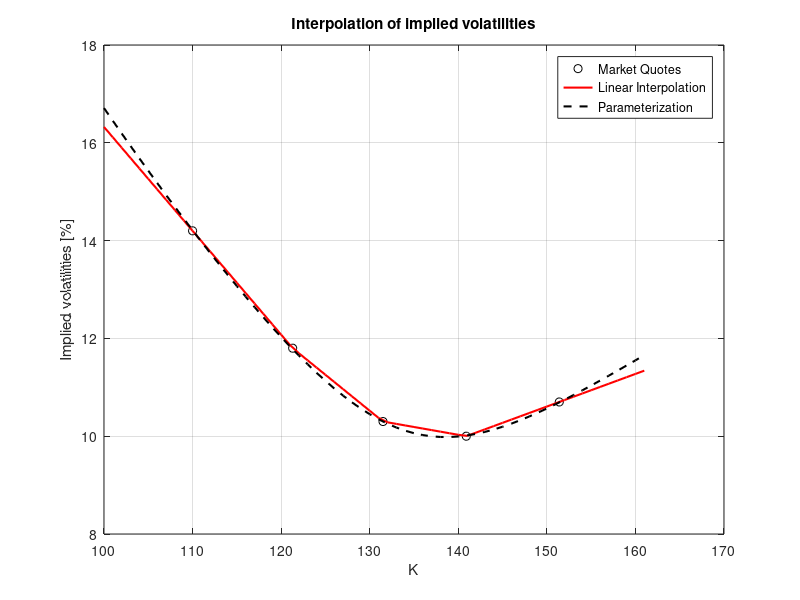
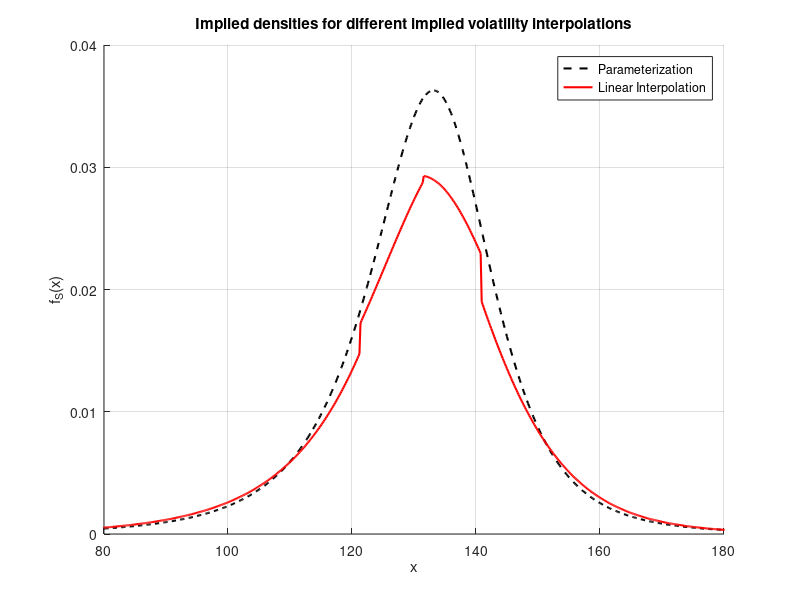

These charts were generated, in order, by the following MATLAB code:
function CalibrationSABRformula
close all;clc;clf;

% Market given implied volatilities for maturity T=1

K  = [110, 121.3, 131.5, 140.9, 151.4];
iv = [14.2, 11.8, 10.3, 10.0, 10.7]/100;

% Assume r = 0

r = 0;
T = 1;

% Beta parameter is typically fixed

beta = 0.5;
CP   = 'p';

% Forward and ATM volatility

f_0       = 131.5;
iv_atm    = 10.3/100;

% Create a function which will return implied volatility

iv_h = @(K,alpha,rho,gamma)HaganImpliedVolatility(K,T,f_0,alpha,beta,rho,gamma);

% Calibrate Hagan's SABR approximation formula to market implied volatilities

[alpha_est,rho_est,gamma_est] = calibrationHagan(K,T,beta,iv,iv_atm,f_0,f_0);

% Plot the results

figure(1)
plot(K,iv*100,'ok')
hold on
iv_fInterp  = @(x)interp1(K,iv,x,'linear','extrap');
k_ind       = K(1)-10:1:K(end)+10;
plot(k_ind,iv_fInterp(k_ind)*100,'-r','linewidth',1.5)
plot(k_ind,iv_h(k_ind,alpha_est,rho_est,gamma_est)*100,'--k','linewidth',1.5)
grid on;
xlabel('K')
ylabel('Implied volatilities [%]')
title('Interpolation of implied volatilities')
legend('Market Quotes','Linear Interpolation','Parameterization')

% Density from Hagan's formula

f_x  = DensityFromSABRParametric(CP,beta,alpha_est,rho_est,gamma_est,f_0,T,r);

figure(2)
x=K(1)-50:0.17:K(end)+50;
hold on
plot(x,f_x(x),'--k','linewidth',1.5)
trapz(x,f_x(x))

% The case of linearly interpolated implied volatilities

call  = @(K)BS_Call_Option_Price(CP,f_0,K,iv_fInterp(K),T,r);
bump  = 0.0001;
fLinInterp = @(x)(call(x+bump)+call(x-bump)-2*call(x))./bump^2;

% Figure

hold on
plot(x,fLinInterp(x),'-r','linewidth',1.5)
trapz(x,fLinInterp(x))
grid on
xlabel('x')
ylabel('f_S(x)')
title('Implied densities for different implied volatility interpolations')
legend('Parameterization','Linear Interpolation')
axis([80,180,0,0.04])

% Integration results for two cases

sprintf('Integral of density, parametric case = %.4f',trapz(x,f_x(x)))
sprintf('Integral of density, linear case = %.4f',trapz(x,fLinInterp(x)))

% Implied volatility according to the formula 

function impVol = HaganImpliedVolatility(K,T,f,alpha,beta,rho,gamma)
z        = gamma/alpha*(f*K).^((1-beta)/2).*log(f./K);
x_z      = log((sqrt(1-2*rho*z+z.^2)+z-rho)/(1-rho));
A        = alpha./((f*K).^((1-beta)/2).*(1+(1-beta)^2/24*log(f./K).^2+(1-beta)^4/1920*log(f./K).^4));
B1       = 1 + ((1-beta)^2/24*alpha^2./((f*K).^(1-beta))+1/4*(rho*beta*gamma*alpha)./((f*K).^((1-beta)/2))+(2-3*rho^2)/24*gamma^2)*T;
impVol   = A.*(z./x_z).*B1;

B2 = 1 + ((1-beta)^2/24*alpha^2./(f.^(2-2*beta))+1/4*(rho*beta*gamma*alpha)./(f.^(1-beta))+(2-3*rho^2)/24*gamma^2)*T;
impVol(K==f) = alpha/(f^(1-beta))*B2;

% Calibration of the SABR Hagan parametrization

% The calibration algorithm is defined as follows: we search for two
% parameters rho and gamma. For any set of these two parameters, alpha is
% determined such that ATM we have an almost perfect fit. 

function [alpha_est,rho_est,gamma_est] = calibrationHagan(K,t,beta,iv,iv_ATM,K_ATM,f)

% x = [rho, gamma];
f_obj = @(x)targetVal(beta,x(1),x(2),iv,K,iv_ATM,K_ATM,f,t);
pars  = fminunc(f_obj,[-0.8,0.4]);
rho_est = pars(1);
gamma_est  = pars(2);

% For a given rho and gamma, re-calculate alpha to ensure the ATM fit

[~,alpha_est] = targetVal(beta,rho_est,gamma_est,iv,K,iv_ATM,K_ATM,f,t);

function [value,alpha_est] = targetVal(beta,rho,gamma,iv,K,iv_ATM,K_ATM,f,t)

% Implied volatilities parametrization

iv_hCAL     = @(alpha)HaganImpliedVolatility(K_ATM,t,f,alpha,beta,rho,gamma);
target      = @(alpha) (iv_hCAL(alpha)-iv_ATM);
[alpha_est] = fzero(target,1.05); % Initial guess does not really matter here
iv_h        = @(K,alpha,rho,gamma)HaganImpliedVolatility(K,t,f,alpha,beta,rho,gamma);
value       = sum((iv_h(K,alpha_est,rho,gamma)- iv).^2);

% Density obtained from Hagan's SABR formula

function value = DensityFromSABRParametric(CP,beta,alpha,rho,volvol,f_0,T,r)
iv_f       = @(K)HaganImpliedVolatility(K,T,f_0,alpha,beta,rho,volvol);
callPrice  = @(K)BS_Call_Option_Price(CP,f_0,K,iv_f(K),T,r);
bump       = 0.0001;
value      = @(x)exp(r*T)*(callPrice(x + bump) + callPrice(x - bump) - 2 * callPrice(x))./ bump^2;

% Black-Scholes call option price

function value = BS_Call_Option_Price(CP,S_0,K,sigma,tau,r)
d1    = (log(S_0 ./ K) + (r + 0.5 * sigma.^2) * tau) ./ (sigma * sqrt(tau));
d2    = d1 - sigma * sqrt(tau);
if lower(CP) == 'c' || lower(CP) == 1
    value = normcdf(d1) * S_0 - normcdf(d2) .* K * exp(-r * tau);
elseif lower(CP) == 'p' || lower(CP) == -1
    value = normcdf(-d2) .* K*exp(-r*tau) - normcdf(-d1)*S_0;
end
